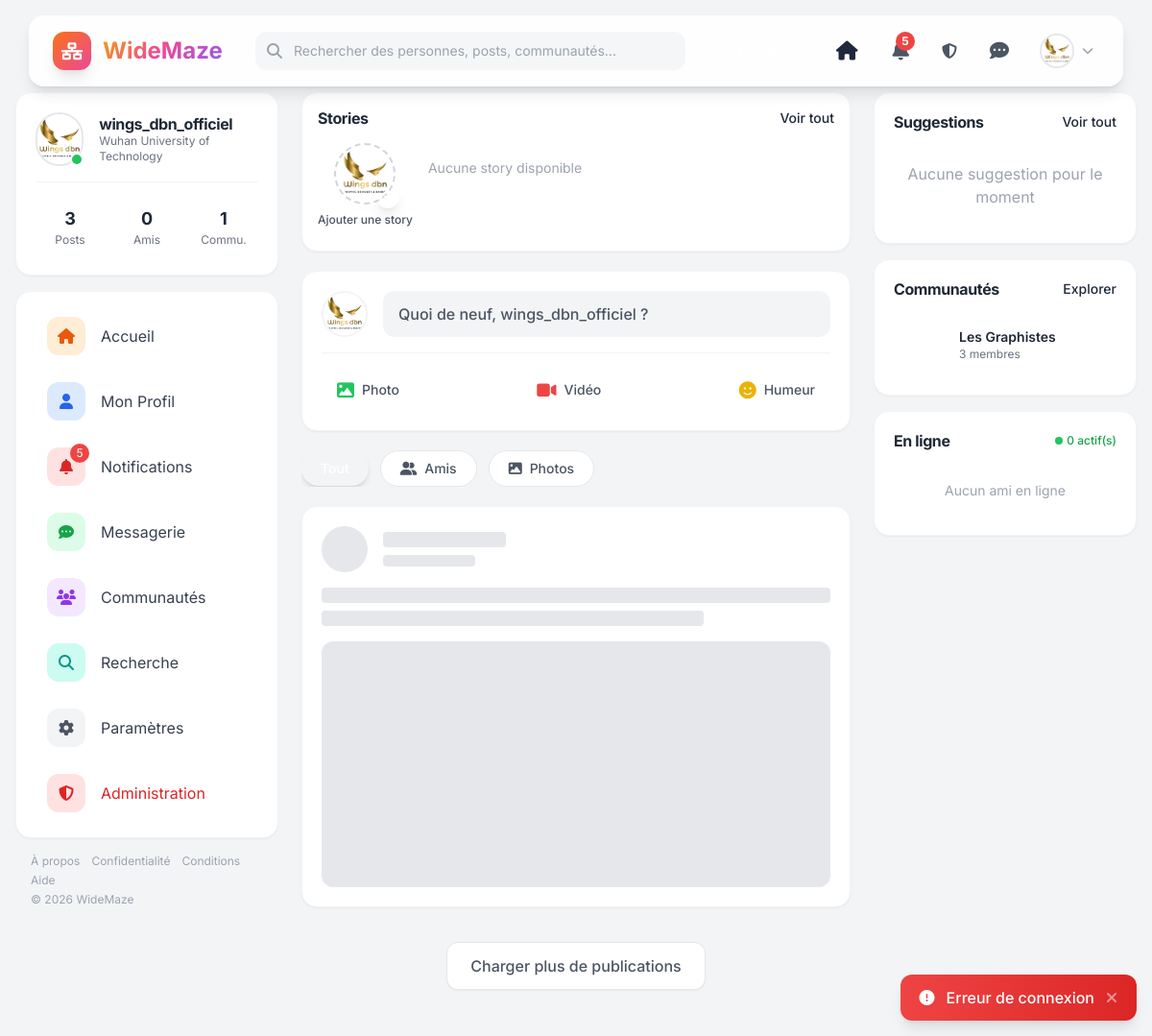
Screenshot of /index.php (signed in) with the database file from the repository.
### tables this page shows
CREATE TABLE IF NOT EXISTS `utilisateurs` (
  `id` int UNSIGNED NOT NULL AUTO_INCREMENT,
  `surnom` varchar(30) NOT NULL,
  `email` varchar(100) NOT NULL,
  `motdepasse` varchar(255) NOT NULL,
  `prenom` varchar(20) NOT NULL,
  `nom` varchar(20) NOT NULL,
  `avatar` varchar(255) DEFAULT 'default-avatar.png',
  `cover_image` varchar(255) DEFAULT NULL,
  `bio` text,
  `posts_count` int DEFAULT '0',
  `friends_count` int DEFAULT '0',
  `universite` varchar(100) DEFAULT NULL,
  `faculte` varchar(100) DEFAULT NULL,
  `niveau_etude` varchar(50) DEFAULT NULL,
  `profession` varchar(50) DEFAULT 'Etudiant',
  `nationalite` varchar(50) DEFAULT NULL,
  `telephone` varchar(20) DEFAULT NULL,
  `datedenaissance` date DEFAULT NULL,
  `sexe` enum('Masculin','Feminin','Autre') DEFAULT 'Masculin',
  `role` enum('etudiant','professeur','admin') DEFAULT 'etudiant',
  `status` enum('Online','Offline','Away') DEFAULT 'Offline',
  `is_active` tinyint(1) DEFAULT '1',
  `is_verified` tinyint(1) DEFAULT '0',
  `failed_login_attempts` int UNSIGNED DEFAULT '0',
  `locked_until` datetime DEFAULT NULL,
  `remember_token` varchar(64) DEFAULT NULL,
  `remember_expires` datetime DEFAULT NULL,
  `last_ip` varchar(45) DEFAULT NULL,
  `last_activity` datetime DEFAULT NULL,
  `dateinscription` datetime DEFAULT CURRENT_TIMESTAMP,
  `dateconnexion` datetime DEFAULT NULL,
  `two_factor_secret` varchar(255) DEFAULT NULL,
  `created_at` timestamp NULL DEFAULT CURRENT_TIMESTAMP,
  `updated_at` timestamp NULL DEFAULT CURRENT_TIMESTAMP ON UPDATE CURRENT_TIMESTAMP,
  PRIMARY KEY (`id`),
  UNIQUE KEY `email` (`email`),
  UNIQUE KEY `surnom` (`surnom`),
  KEY `idx_email` (`email`),
  KEY `idx_role` (`role`),
  KEY `idx_universite` (`universite`),
  KEY `idx_nationalite` (`nationalite`),
  KEY `idx_status` (`status`),
  KEY `idx_is_active` (`is_active`)
);

CREATE TABLE IF NOT EXISTS `communautes` (
  `id_communaute` int UNSIGNED NOT NULL AUTO_INCREMENT,
  `nom` varchar(100) NOT NULL,
  `description` text,
  `image_couverture` varchar(255) DEFAULT NULL,
  `categorie` enum('Academic','Club','Social','Sports','Arts','Tech','Career') DEFAULT 'Academic',
  `id_createur` int UNSIGNED NOT NULL,
  `is_active` tinyint(1) DEFAULT '1',
  `date_creation` datetime DEFAULT CURRENT_TIMESTAMP,
  `created_at` timestamp NULL DEFAULT CURRENT_TIMESTAMP,
  `updated_at` timestamp NULL DEFAULT CURRENT_TIMESTAMP ON UPDATE CURRENT_TIMESTAMP,
  PRIMARY KEY (`id_communaute`),
  KEY `idx_categorie` (`categorie`),
  KEY `id_createur` (`id_createur`),
  KEY `idx_active` (`is_active`)
);

### index.php (the view, shortened to what the rows shown need)
<?php
require_once __DIR__ . '/config/config.php';
require_once __DIR__ . '/includes/functions.php';
$userId = $_SESSION['user_id'];
$currentUser = [];
try {
    $stmt = $pdo->prepare("
        SELECT u.*,
            (SELECT COUNT(*) FROM posts WHERE id_utilisateur = u.id) as posts_count,
            (SELECT COUNT(*) FROM ami WHERE (id = u.id OR idami = u.id) AND accepterami = 1) as friends_count,
            (SELECT COUNT(*) FROM communaute_membres WHERE id_utilisateur = u.id) as communities_count,
            (SELECT COUNT(*) FROM notifications WHERE user_id = u.id AND is_read = 0) as unread_notifications
        FROM utilisateurs u
        WHERE u.id = ?
    ");
    $stmt->execute([$userId]);
    $currentUser = $stmt->fetch();
} catch (PDOException $e) {
    error_log("Error fetching user: " . $e->getMessage());
}
$communities = [];
try {
    $stmt = $pdo->prepare("
        SELECT c.id_communaute, c.nom, c.description, c.categorie,
            (SELECT COUNT(*) FROM communaute_membres WHERE id_communaute = c.id_communaute) as members_count,
            EXISTS(SELECT 1 FROM communaute_membres WHERE id_communaute = c.id_communaute AND id_utilisateur = ?) as is_member
        FROM communautes c
        WHERE c.is_active = 1
        ORDER BY members_count DESC
        LIMIT 5
    ");
    $stmt->execute([$userId]);
    $communities = $stmt->fetchAll();
} catch (PDOException $e) {
    error_log("Error fetching communities: " . $e->getMessage());
    $communities = [];
}
$communities = $communities ?? [];
$currentUser = $currentUser ?? [
    'posts_count' => 0,
    'friends_count' => 0,
    'unread_notifications' => 0
];
include __DIR__ . '/includes/templates/header.php';
?>
<nav class="fixed top-4 left-1/2 -translate-x-1/2 w-[95%] max-w-6xl glass rounded-2xl shadow-lg border border-white/20 z-50 px-6 py-3">
    <div class="flex items-center justify-between">
        <div class="flex items-center gap-2 sm:gap-4">
            <div class="relative group">
                <button class="flex items-center gap-2 p-1.5 hover:bg-gray-100 rounded-xl transition-all">
                    <img src="<?= get_avatar_url($currentUser['avatar'] ?? '') ?>" class="w-9 h-9 rounded-full object-cover border-2 border-primary/30">
                    <i class="fas fa-chevron-down text-xs text-gray-400 hidden sm:block"></i>
                </button>
            </div>
        </div>
    </div>
</nav>
<div class="container mx-auto max-w-7xl pt-24 pb-8 px-4">
    <div class="grid grid-cols-1 lg:grid-cols-12 gap-6">
        <?php include __DIR__ . '/includes/templates/sidebar.php'; ?>
        <main class="lg:col-span-6 space-y-5">
            <div class="bg-white rounded-2xl shadow-sm border border-gray-100 p-4">
                <div class="flex gap-4 overflow-x-auto no-scrollbar pb-2">
                    <div class="flex-shrink-0 flex flex-col items-center gap-2 cursor-pointer group" onclick="openStoryUpload()">
                        <div class="relative w-16 h-16">
                            <img src="<?= get_avatar_url($currentUser['avatar'] ?? '') ?>"
                                class="w-full h-full rounded-full object-cover border-2 border-dashed border-gray-300 group-hover:border-primary transition-colors p-0.5">
                            <div class="absolute -bottom-1 -right-1 w-6 h-6 bg-primary rounded-full flex items-center justify-center text-white shadow-lg group-hover:scale-110 transition-transform">
                                <i class="fas fa-plus text-xs"></i>
                            </div>
                        </div>
                    </div>
                </div>
            </div>
            <div class="bg-white rounded-2xl shadow-sm border border-gray-100 p-5">
                <div class="flex gap-4">
                    <img src="<?= get_avatar_url($currentUser['avatar'] ?? '') ?>" class="w-12 h-12 rounded-full object-cover border-2 border-gray-100">
                    <div class="flex-1">
                        <button onclick="openCreateModal()"
                                class="w-full bg-gray-100 hover:bg-gray-200 rounded-xl py-3 px-4 text-left text-gray-600 font-medium transition-all hover:shadow-inner">
                            Quoi de neuf, <?= escape_html($currentUser['surnom'] ?? '') ?> ?
                        </button>
                    </div>
                </div>
            </div>
        </main>
        <aside class="hidden lg:block lg:col-span-3 space-y-4 sticky top-24 h-fit">
            <div class="bg-white rounded-2xl shadow-sm border border-gray-100 p-5">
                <div class="space-y-3">
                    <?php if (!empty($communities)): ?>
                        <?php foreach ($communities as $community): ?>
                            <div class="flex items-center gap-3 p-2 hover:bg-gray-50 rounded-xl transition-colors cursor-pointer"
                                 onclick="location.href='pages/communaute.php?id=<?= $community['id_communaute'] ?? 0 ?>'">
                                <div class="w-12 h-12 bg-gradient-to-br from-primary to-pink-500 rounded-xl flex items-center justify-center text-white font-bold text-lg">
                                </div>
                                <div class="flex-1 min-w-0">
                                    <p class="font-semibold text-sm text-gray-800 truncate"><?= escape_html($community['nom'] ?? '') ?></p>
                                    <p class="text-xs text-gray-500"><?= number_format($community['members_count'] ?? 0) ?> membres</p>
                                </div>
                            </div>
                        <?php endforeach; ?>
                    <?php else: ?>
                        <p class="text-gray-400 text-center py-4">Aucune communauté disponible</p>
                    <?php endif; ?>
                </div>
            </div>
        </aside>
    </div>
</div>
<?php include __DIR__ . '/includes/templates/footer.php'; ?>

### includes/templates/sidebar.php (shortened to what the rows shown need)
<aside class="hidden lg:block lg:col-span-3 space-y-4 sticky top-24 h-fit">
    <div class="bg-white rounded-2xl shadow-sm border border-gray-100 p-5 hover:shadow-md transition-shadow">
        <div class="flex items-center gap-4 mb-4">
            <div class="relative">
                <img src="<?= get_avatar_url($currentUser['avatar'] ?? '') ?>"
                     class="w-14 h-14 rounded-full object-cover border-2 border-primary/20">
                <span class="absolute bottom-0 right-0 w-3.5 h-3.5 bg-green-500 border-2 border-white rounded-full"></span>
            </div>
            <div>
                <h3 class="font-bold text-gray-800"><?= escape_html($currentUser['surnom'] ?? '') ?></h3>
                <p class="text-xs text-gray-500"><?= escape_html($currentUser['universite'] ?? 'Université non spécifiée') ?></p>
            </div>
        </div>
    </div>
</aside>

### rows the page displays
utilisateurs: avatar (picture), surnom "wings_dbn_officiel", universite "Wuhan University of Technology"
communautes: nom "Les Graphistes", members_count "3"

### other values shown
SITE_NAME "WideMaze"
$currentUser['unread_notifications'] "5"
$currentUser['posts_count'] "3"
$currentUser['friends_count'] "0"
$currentUser['communities_count'] "1"
min($currentUser['unread_notifications'], 99) "5"
count($onlineFriends) "0"
